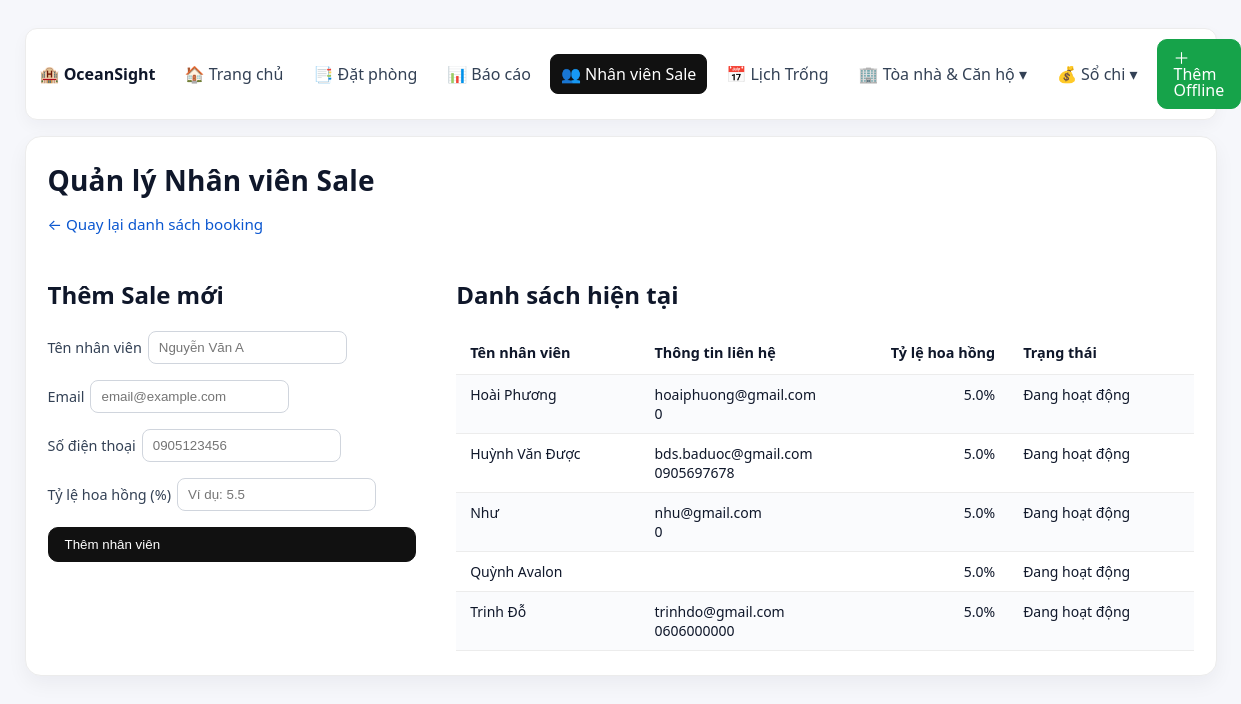
The app's page /salespeople, older data.
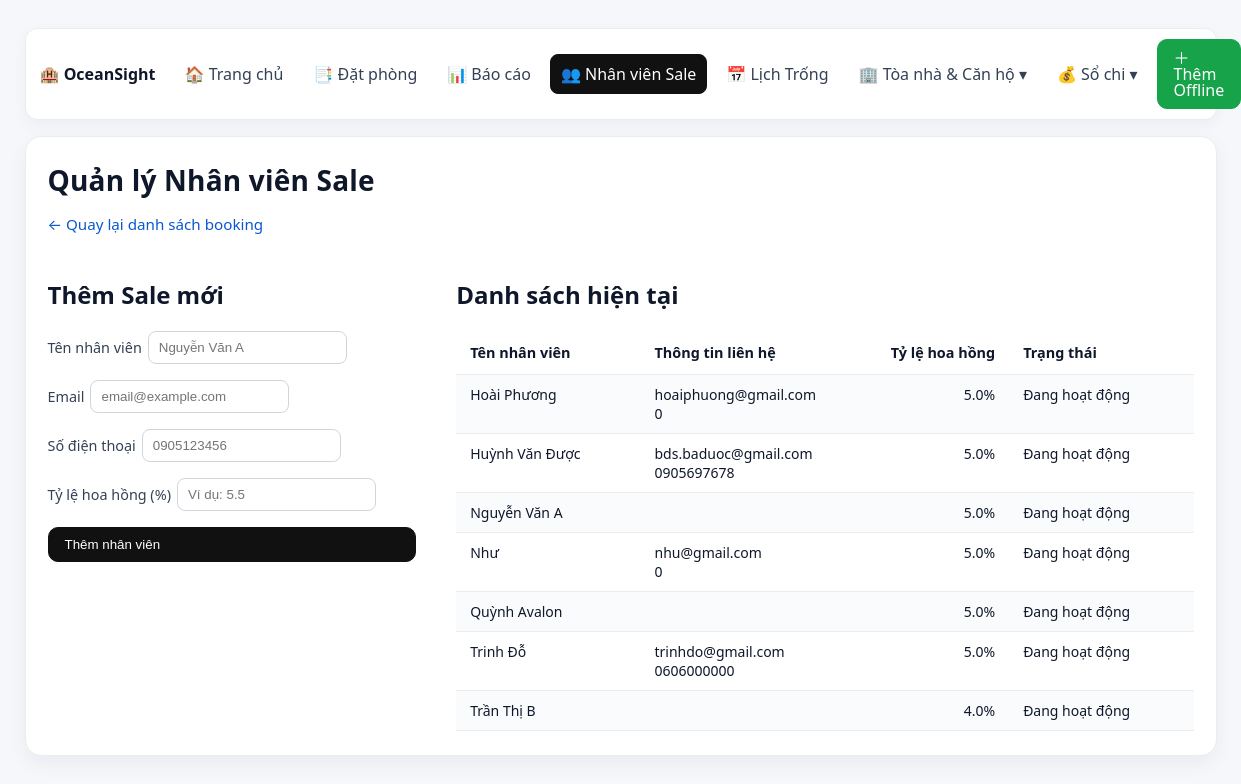
The same page, newer data.
### models.py (models this page shows)
class Salesperson(SQLModel, table=True):
    __table_args__ = {"extend_existing": True}
    id: Optional[int] = Field(default=None, primary_key=True)
    name: str = Field(index=True)
    commission_rate: float
    is_active: bool = Field(default=True)
    email: Optional[str] = Field(default=None, unique=True, index=True)
    phone: Optional[str] = Field(default=None)

### main.py (the view)
@app.get("/salespeople", response_class=HTMLResponse)
async def manage_salespeople(request: Request):
    with get_session_context() as session:
        salesperson_service = SalespersonService(session)
        salespeople = salesperson_service.get_all_salespeople()
        return templates.TemplateResponse(
            "salespeople.html", {"request": request, "salespeople": salespeople}
        )

### templates/salespeople.html
{% extends "layout.html" %}
{% block content %}
<h1>Quản lý Nhân viên Sale</h1>
<p class="muted"><a href="/bookings">← Quay lại danh sách booking</a></p>
<div style="display: grid; grid-template-columns: 1fr 2fr; gap: 40px; margin-top: 24px;">
  <div>
    <h2>Thêm Sale mới</h2>
   <form method="post" action="/salespeople/new" style="display: flex; flex-direction: column; gap: 16px;">
    <label>Tên nhân viên
        <input type="text" name="name" required placeholder="Nguyễn Văn A">
    </label>
    <label>Email
        <input type="email" name="email" placeholder="email@example.com">
    </label>
    <label>Số điện thoại
        <input type="text" name="phone" placeholder="0905123456">
    </label>
    <label>Tỷ lệ hoa hồng (%)
        <input type="number" name="commission_rate_pct" required step="0.1" placeholder="Ví dụ: 5.5">
    </label>
    <button class="btn" type="submit">Thêm nhân viên</button>
    </form>
  </div>
  <div>
    <h2>Danh sách hiện tại</h2>
    <div class="table-wrap">
      <table>
        <thead>
            <tr>
            <th>Tên nhân viên</th>
            <th>Thông tin liên hệ</th> <th class="num">Tỷ lệ hoa hồng</th>
            <th>Trạng thái</th>
            </tr>
        </thead>
        <tbody>
            {% for s in salespeople %}
            <tr>
            <td>{{ s.name }}</td>
            <td>
                {% if s.email %}{{ s.email }}{% endif %}<br>
                {% if s.phone %}{{ s.phone }}{% endif %}
            </td>
            <td class="num">{{ "%.1f"|format(s.commission_rate * 100) }}%</td>
            <td>{{ "Đang hoạt động" if s.is_active else "Đã nghỉ" }}</td>
            </tr>
            {% endfor %}
        </tbody>
        </table>
    </div>
  </div>
</div>
{% endblock %}

Row changes from the older to the newer data that the page shows:
added Salesperson: name "Nguyễn Văn A", s.commission_rate*100 "5.0", is_active "Đang hoạt động"
added Salesperson: name "Trần Thị B", s.commission_rate*100 "4.0", is_active "Đang hoạt động"
